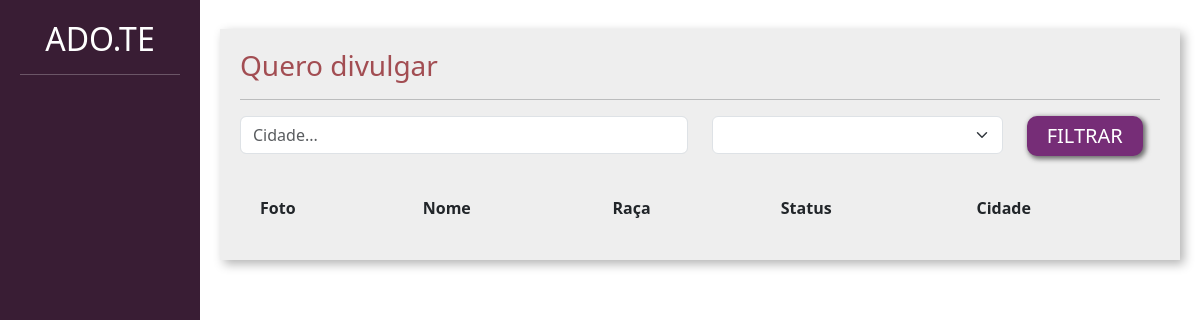
The app's page /adotar/, older data.
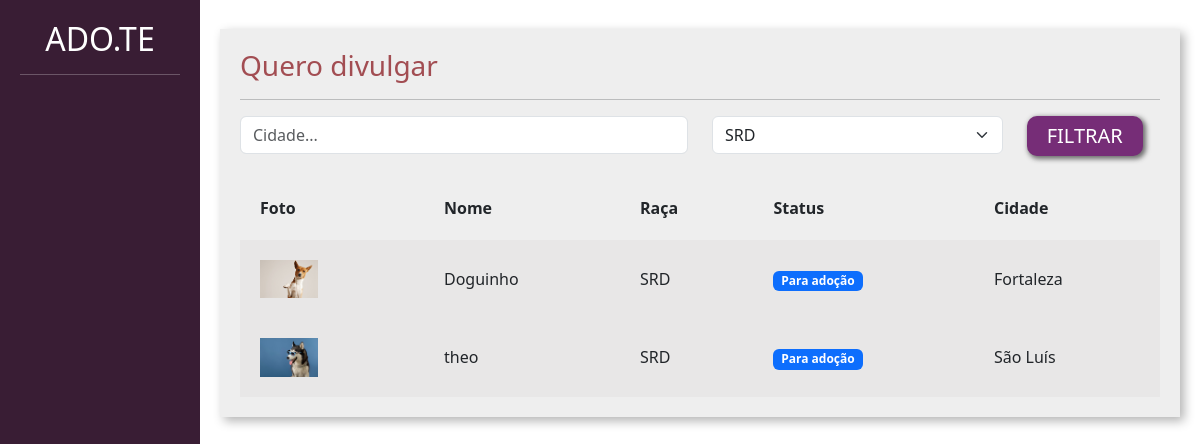
The same page, newer data.
### divulgar/models.py (models this page shows, shortened)
class Pet(models.Model):
    choices_status = (('P', 'Para adoção'),
                      ('A', 'Adotado'))
    usuario = models.ForeignKey(User, on_delete=models.DO_NOTHING)
    foto = models.ImageField(upload_to='fotos_pets')
    nome = models.CharField(max_length=100)
    descricao = models.TextField()
    estado = models.CharField(max_length=50)
    cidade = models.CharField(max_length=50)
    telefone = models.CharField(max_length=15)
    tags = models.ManyToManyField(Tag)
    raca = models.ForeignKey(Raca, on_delete=models.DO_NOTHING)
    status = models.CharField(max_length=1, choices=choices_status,default='P')

class Raca(models.Model):
    raca = models.CharField(max_length=50)
    def __str__(self):
        return self.raca

### adotar/views.py (the view)
# urls.py: path('', views.listar_pets, name='listar_pets'),
def listar_pets(request):
    if request.method == 'GET':
        pets = Pet.objects.filter(status='P')
        racas = Raca.objects.all()
        cidade = request.GET.get('cidade')
        raca_filter = request.GET.get('raca')
        if cidade:
            pets = pets.filter(cidade__icontains=cidade)
        if raca_filter:
            pets = pets.filter(raca__id = raca_filter)
            raca_filter = Raca.objects.get(id=raca_filter)
        return render(request, 'listar_pets.html', {'pets':pets, 'racas':racas, 'raca_filter':raca_filter})

### adotar/templates/listar_pets.html (shortened to what this page needs)
{% load static %}
<!doctype html>
<html lang="pt-BR">
    <head>
    <link href="https://cdn.jsdelivr.net/npm/bootstrap@5.3.0-alpha1/dist/css/bootstrap.min.css" rel="stylesheet">
    <link href="{% static 'usuarios/css/cadastro.css' %}" rel="stylesheet">
    <link href="{% static 'divulgar/css/novo_pet.css' %}" rel="stylesheet">
    <link href="{% static 'divulgar/css/seus_pet.css' %}" rel="stylesheet">
    <link href="{% static 'adotar/css/listar_pets.css' %}" rel="stylesheet">
    </head>
    <body>
        <div class="container-fluid">
            <div class="row">
                <div class="col-md-2 bg-side sidebar">
                    <h2>ADO.TE</h2>
                    <hr>
                </div>
                <div class="col-md">
                    <div class="wrapper">
                        <div class="box width80">
                            <h3 class="font-vinho">Quero divulgar</h3>
                            <hr>
                            <form action="{% url 'listar_pets' %}" method="GET">
                                <div class="row">
                                    <div class="col-md-6">
                                        <input type="text" placeholder="Cidade..." value="{% if cidade %} {{ cidade }} {% endif %}" name="cidade" class="form-control">
                                    </div>
                                    <div class="col-md-4">
                                        <select class="form-select" name="raca">
                                            {% for raca in racas %}
                                                    <option {% if raca_filter.id == raca.id %} selected {% endif %} value="{{raca.id}}">{{raca}}</option>
                                            {% endfor%}
                                        </select>
                                    </div>
                                    <div class="col-md-2">
                                        <input type="submit" class="btn-custom-secondary" value="FILTRAR">
                                    </div>
                                </div>
                            </form>
                             <table class="tabela" cellpadding="20">
                                <tr>
                                    <th>Foto</th>
                                    <th>Nome</th>
                                    <th>Raça</th>
                                    <th>Status</th>
                                    <th>Cidade</th>
                                </tr>
                                {% for pet in pets%}
                                    <tr class="tabela-linha">
                                        <td width="20%">
                                            <a href="{% url 'ver_pet' pet.id %}"><img width="40%" src="{{pet.foto.url}}"></a>
                                        </td>
                                        <td>
                                            {{pet.nome}}
                                        </td>
                                        <td>
                                            {{pet.raca}}
                                        </td>
                                        <td>
                                            {% if pet.status == "P" %}
                                                <span class="badge text-bg-primary">Para adoção</span>
                                            {% elif pet.status == "A" %}
                                                <span class="badge text-bg-success">Adotado</span>
                                            {% endif%}
                                        </td>
                                        <td>
                                            {{pet.cidade}}
                                        </td>
                                    </tr>
                                {% endfor %}
                            </table>
                        </div>
                    </div>
                </div>
            </div>
        </div>
    </body>
</html>

### templates/static/usuarios/css/cadastro.css (style rules this page uses)
.bg-side { background-color: #391D34; color: white; height: 100vh; }

### templates/static/divulgar/css/novo_pet.css (style rules this page uses)
.sidebar { text-align: center; padding: 20px; }
.wrapper { margin-top: 3%; display: flex; flex-direction: row; justify-content: center; align-items: center; }
.box { padding:20px; width: 50vw; background: rgb(238, 238, 238); box-shadow: 4px 4px 10px rgba(0,0,0,.3); }
.font-vinho { color: #A24D52; }

### templates/static/divulgar/css/seus_pet.css (style rules this page uses)
.width80 { width: 80vw; }
.tabela { width: 100%; margin-top: 20px; }
.tabela-linha { background-color: #e8e7e7; }

### templates/static/adotar/css/listar_pets.css (style rules this page uses)
.btn-custom-secondary { background-color: #762D77; border: none; box-shadow: 2px 2px 5px 1px rgb(108, 108, 108); color: white; font-size: 20px; padding: 5px 20px 5px 20px; border-radius: 10px; }

Row changes from the older to the newer data that the page shows:
added Pet: foto (picture), nome "Doguinho", raca "SRD", status "Para adoção", cidade "Fortaleza"
added Pet: foto (picture), nome "theo", raca "SRD", status "Para adoção", cidade "São Luís"
Text that changed along with them:
form field raca: (not shown) → "SRD"
